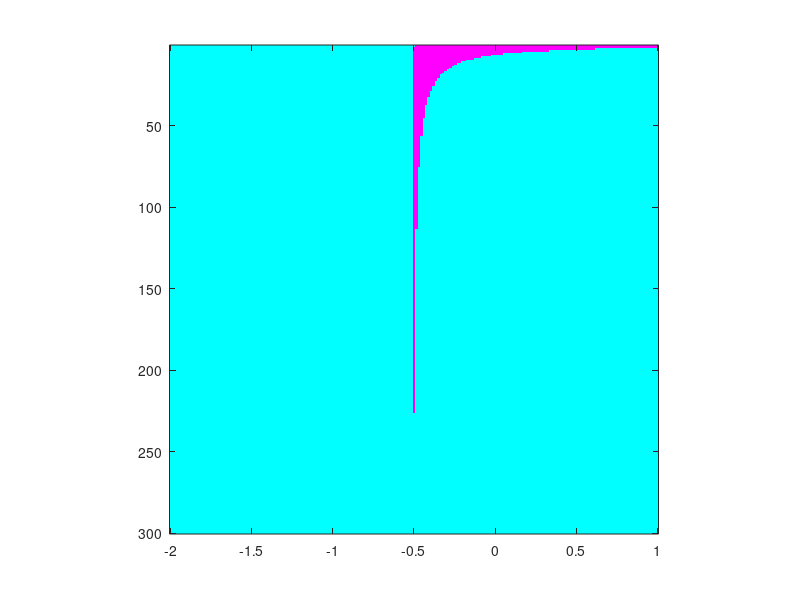

The MATLAB source for this figure:
clear;
clf;

mandelbrot = zeros(300, 200);

i = 1; 
for real = -2:0.01:1
    j = 1;
   for imag = -1:0.01:1 
       z = 0;
       c = real + imag*i;
       zs = [];
       
       for n = 1:100
           z = z^2 + c;
           zs(n) = z;
       end
       
       if numel(zs(abs(zs) < 2)) == 100
           mandelbrot(i, j) = 1;
       end
       
       j = j+1;
   end
   i = i+1;
end

myColorMap = [1 1 1
              0 0 0];

figure,
imagesc(-2:0.01:1, 1:0.01:-1, mandelbrot*2),
colormap cool
axis square